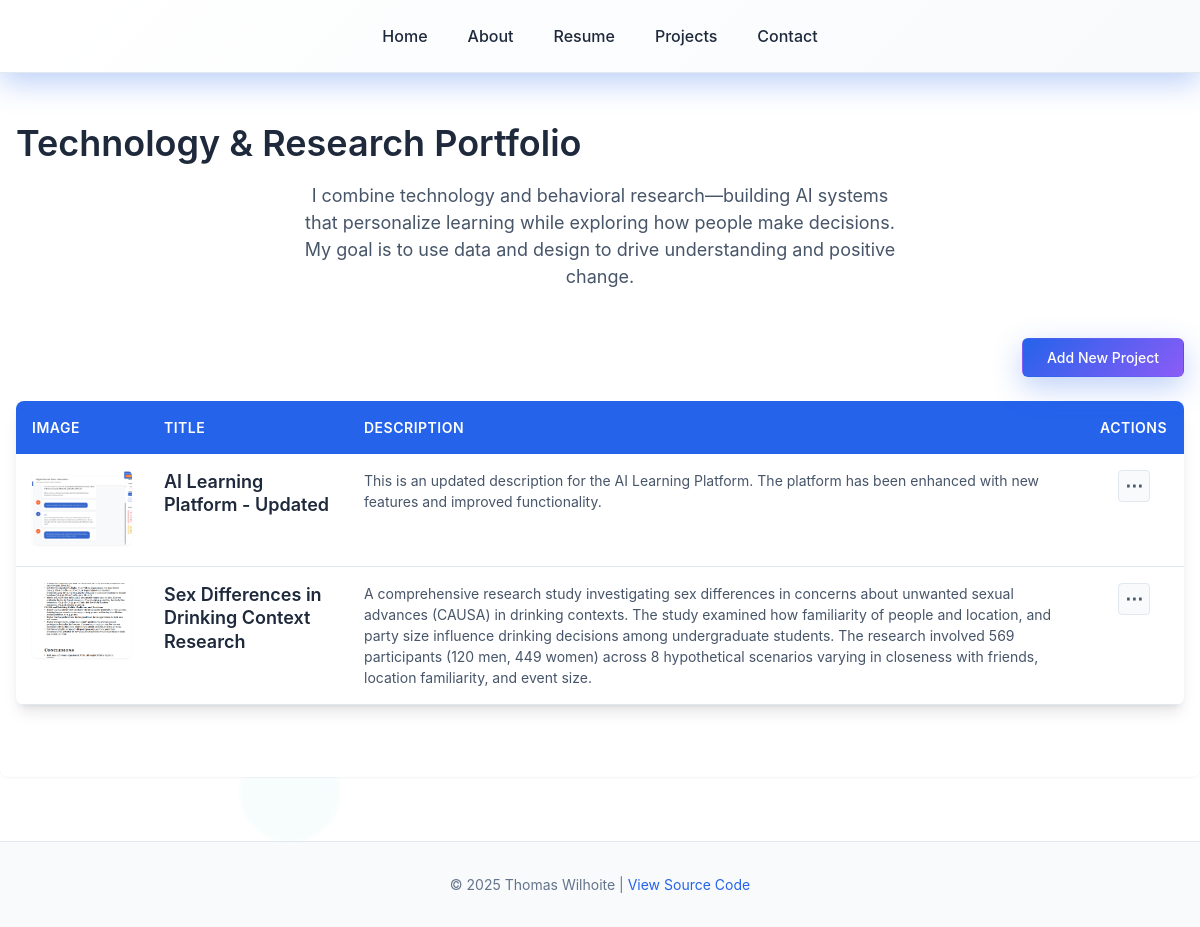
The app's page /projects with its own data.
### tables this page shows
CREATE TABLE projects (
                id INTEGER PRIMARY KEY AUTOINCREMENT,
                title TEXT NOT NULL,
                description TEXT NOT NULL,
                image_filename TEXT NOT NULL,
                created_date TIMESTAMP DEFAULT CURRENT_TIMESTAMP,
                updated_date TIMESTAMP DEFAULT CURRENT_TIMESTAMP
            );

### app.py (the view)
@app.route('/projects')
def projects():
    projects_data = dal.get_all_projects()
    return render_template('projects.html', projects=projects_data)

### DAL.py (called while the page is built)
    def get_connection(self):
        return sqlite3.connect(self.db_name)

    def get_all_projects(self):
        conn = self.get_connection()
        cursor = conn.cursor()
        cursor.execute('''
            SELECT id, title, description, image_filename, created_date, updated_date
            FROM projects
            ORDER BY created_date DESC
        ''')
        projects = cursor.fetchall()
        conn.close()
        return projects

### templates/projects.html (shortened to what this page needs)
{% extends "base.html" %}
{% block content %}
<h1>Technology & Research Portfolio</h1>
<p class="projects-intro">I combine technology and behavioral research—building AI systems that personalize learning while exploring how people make decisions. My goal is to use data and design to drive understanding and positive change.</p>
<div class="projects-actions">
    <a href="{{ url_for('add_project') }}" class="btn btn-primary">Add New Project</a>
</div>
{% if projects %}
<div class="projects-table-container">
    <table class="projects-table">
        <thead>
            <tr>
                <th>Image</th>
                <th>Title</th>
                <th>Description</th>
                <th>Actions</th>
            </tr>
        </thead>
        <tbody>
            {% for project in projects %}
            <tr>
                <td class="project-image-cell">
                    <img src="{{ url_for('static', filename='images/' + project[3]) }}"
                         alt="{{ project[1] }}"
                         class="project-table-image"
                         onerror="this.src='{{ url_for('static', filename='images/placeholder.png') }}'">
                </td>
                <td class="project-title-cell">
                    <h3>{{ project[1] }}</h3>
                </td>
                <td class="project-description-cell">
                    <p>{{ project[2] }}</p>
                </td>
                <td class="project-actions-cell">
                    <div class="dropdown">
                        <button class="dropdown-toggle" onclick="toggleDropdown({{ project[0] }})" aria-label="Project options">
                            ⋯
                        </button>
                    </div>
                </td>
            </tr>
            {% endfor %}
        </tbody>
    </table>
</div>
{% else %}
<div class="no-projects">
    <p>No projects found. <a href="{{ url_for('add_project') }}">Add your first project</a>!</p>
</div>
{% endif %}
{% endblock %}

### templates/base.html (shortened to what this page needs)
<!DOCTYPE html>
<html lang="en">
<head>
    <link rel="stylesheet" href="{{ url_for('static', filename='css/style.css') }}">
</head>
<body>
    <div class="floating-elements">
        <div class="floating-circle"></div>
    </div>
    <header role="banner">
        <nav role="navigation" aria-label="Main navigation">
            <ul>
                <li><a href="{{ url_for('index') }}">Home</a></li>
                <li><a href="{{ url_for('about') }}">About</a></li>
                <li><a href="{{ url_for('resume') }}">Resume</a></li>
                <li><a href="{{ url_for('projects') }}">Projects</a></li>
                <li><a href="{{ url_for('contact') }}">Contact</a></li>
            </ul>
        </nav>
    </header>
    <main id="main-content" role="main">
        {% block content %}{% endblock %}
    </main>
    <footer role="contentinfo">
        <p>&copy; <span id="copyright-year"></span> Thomas Wilhoite |
        <a href="https://github.com/tlwilhoi" target="_blank" rel="noopener noreferrer">View Source Code</a></p>
    </footer>
</body>
</html>

### records on screen
projects: image_filename (picture), title "AI Learning Platform - Updated", description "This is an updated description for the AI Learning Platform. The platform has been enhanced with new features and improved functionality."
projects: image_filename (picture), title "Sex Differences in Drinking Context Research", description "A comprehensive research study investigating sex differences in concerns about unwanted sexual advances (CAUSA) in drinking contexts. The study examined how familiarity of people and location, and party size influence drinking decisions among undergraduate students. The research involved 569 participants (120 men, 449 women) across 8 hypothetical scenarios varying in closeness with friends, location familiarity, and event size."
